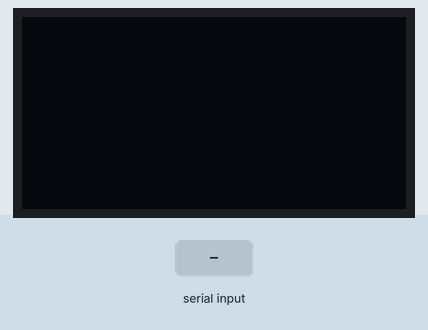
Recording of a program running on a simulated Raspberry Pi (BCM pin numbers). Shown: 128×64 one-colour display. The test bench sets the inputs (shaded band). What the program prints to the terminal is not drawn. At 4.5 s the program stops and its outputs stay as they are.

Above: at 1.3 s.
1.4 s: "1" typed at the terminal, then Enter
At 1.45 s:
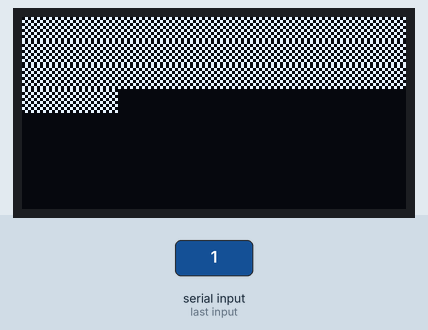
At 2.8 s:
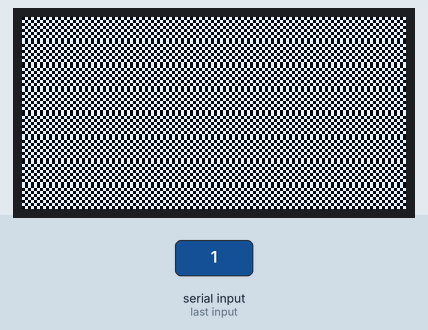
Timing chart, 0 to 4.4 s (numbered marks = the images above; inputs shaded):
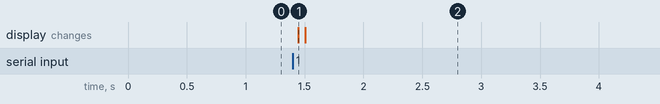

The program:

reset_ssd1306.py
```python
import smbus2
import time

I2C_BUS = 1
ADDR = 0x3C

bus = smbus2.SMBus(I2C_BUS)

def cmd(c):
    bus.write_byte_data(ADDR, 0x00, c)

print("Step 1: Display OFF")
cmd(0xAE)
time.sleep(0.1)

print("Step 2: Set clock div")
cmd(0xD5); cmd(0x80)

print("Step 3: Set multiplex 64")
cmd(0xA8); cmd(0x3F)

print("Step 4: Set display offset 0")
cmd(0xD3); cmd(0x00)

print("Step 5: Set start line 0")
cmd(0x40)

print("Step 6: Charge pump ON")
cmd(0x8D); cmd(0x14)

print("Step 7: Memory mode horizontal")
cmd(0x20); cmd(0x00)

print("Step 8: Segment remap")
cmd(0xA1)

print("Step 9: COM scan direction")
cmd(0xC8)

print("Step 10: COM pins config")
cmd(0xDA); cmd(0x12)

print("Step 11: Contrast MAX")
cmd(0x81); cmd(0xFF)

print("Step 12: Precharge")
cmd(0xD9); cmd(0xF1)

print("Step 13: VCOMH deselect")
cmd(0xDB); cmd(0x40)

print("Step 14: Entire display ON (ignore RAM)")
cmd(0xA5)

print("Step 15: Normal (not inverted)")
cmd(0xA6)

print("Step 16: Display ON")
cmd(0xAF)

print()
print(">>> Screen should be ALL WHITE now (every pixel forced on)")
print(">>> If you see white, the display works. Press Enter to continue...")
input()

print("Step 17: Back to RAM mode")
cmd(0xA4)

print("Step 18: Filling RAM with checkerboard...")
# Set column and page range
cmd(0x21); cmd(0); cmd(127)  # column start/end
cmd(0x22); cmd(0); cmd(7)    # page start/end

for i in range(0, 1024, 32):
    page = i // 128
    buf = []
    for col in range(32):
        real_col = (i + col) % 128
        buf.append(0xAA if (page + real_col) % 2 == 0 else 0x55)
    bus.write_i2c_block_data(ADDR, 0x40, buf)

print()
print(">>> Screen should show CHECKERBOARD now.")
print(">>> If you see it, display is fully working!")

time.sleep(3)
bus.close()
```

Measured:
- after the input at 1.4 s, the display: changes after 0.05 s (image 1)
